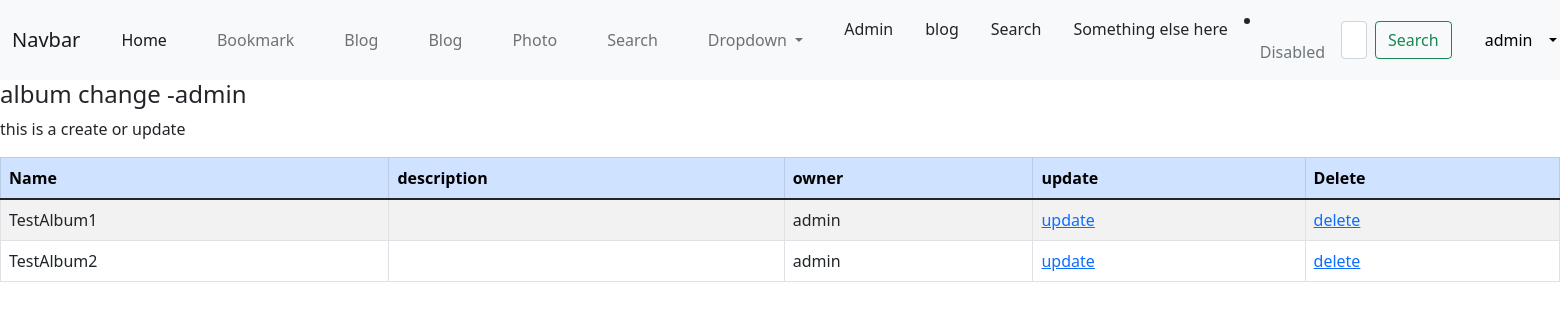
The page /photo/album/add/ (signed in) on the database its author committed.
### photo/models.py (models this page shows, shortened)
class Album(models.Model):
    name=models.CharField(max_length=30)
    description = models.CharField('One Line Description',max_length=100, blank=True )
    owner = models.ForeignKey('auth.User', on_delete=models.CASCADE, verbose_name='OWNER', blank=True, null=True )
    class Meta:
        ordering=('name',)

### photo/views.py (the view)
# urls.py: path('album/add/',views.AlbumphotoCV.as_view(), name='album_add'),
class AlbumphotoCV(LoginRequiredMixin, ListView):
    model = Album
    template_name = 'photo/album_change_list.html'
    def get_queryset(self):
        return Album.objects.filter(owner=self.request.user)

### photo/templates/photo/album_change_list.html (shortened to what this page needs)
{% extends 'base.html' %}
{% block content %}
<h4>album change -{{user}}</h4>
<p class='font-italic'>this is a create or update</p>
<table class='table table-bordered table-condensed table-striped'>
    <Thead>
        <tr class='table-primary'>
            <th>Name</th>
            <th>description</th>
            <th>owner</th>
            <th>update</th>
            <th>Delete</th>
        </tr>
    </Thead>
    <tbody>
        {% for item in object_list %}
        <tr>
          <td>{{item.name}}</td>
          <td>{{item.description}}</td>
          <td>{{item.owner}}</td>
          <td><a href="{% url 'photo:photo_update' item.id %}">update</a></td>
          <td><a href="{% url 'photo:photo_delete' item.id %}">delete</a></td>
        </tr>
        {% endfor %}
    </tbody>
</table>
{% endblock %}

### mysite/templates/base.html (shortened to what this page needs)
<!DOCTYPE html>
<html lang='ko'>
    <head>
        <link href="https://cdn.jsdelivr.net/npm/bootstrap@5.1.3/dist/css/bootstrap.min.css" rel="stylesheet">
    </head>
    <body>
        <nav class="navbar navbar-expand-lg navbar-light bg-light">
            <div class="container-fluid">
                <span class="navbar-brand" href="#">Navbar</span>
                <div class="collapse navbar-collapse" id="navbarSupportedContent">
                    <ul class="navbar-nav me-auto mb-2 mb-lg-0">
                        <li class="nav-item mx-1 btn btn-pimary">
                            <a class="nav-link active" aria-current="page" href="{% url 'home' %}">Home</a>
                        </li>
                        <li class="nav-item mx-1 btn btn-pimary">
                            <a class="nav-link" href="{% url 'bookmark:index' %}">Bookmark</a>
                        </li>
                        <li class="nav-item mx-1 btn btn-pimary">
                            <a class="nav-link" href="{% url 'blog:index' %}">Blog</a>
                        </li>
                        <li class="nav-item mx-1 btn btn-pimary">
                            <a class="nav-link" href="{% url 'blog:index' %}">Blog</a>
                        </li>
                        <li class="nav-item mx-1 btn btn-pimary">
                            <a class="nav-link" href="{% url 'photo:index' %}">Photo</a>
                        </li>
                        <li class="nav-item mx-1 btn btn-pimary">
                            <a class="nav-link"href="{% url 'blog:search' %}">Search</a>
                        </li>
                        <li class="nav-item dropdown mx-1 btn btn-pimary">
                            <a class="nav-link dropdown-toggle" href="#" id="navbarDropdown" role="button" data-toggle="dropdown" aria-expanded="false">
                            Dropdown
                            </a>
                            <div class="dropdown-menu" aria-labelledby="navbarDropdown">
                                <li><a class="dropdown-item" href="{% url 'admin:index' %}">Admin</a></li>
                                <li><a class="dropdown-item" href="{% url 'blog:post_archive' %}">blog</a></li>
                                <li><a class="dropdown-item" href="{% url 'blog:search' %}">Search</a></li>
                                <li><a class="dropdown-item" href="#">Something else here</a></li>
                            </div>
                        </li>
                        <li class="nav-item">
                            <a class="nav-link disabled">Disabled</a>
                        </li>
                    </ul>
                    <form class="d-flex" action="" method="post">
                        <input class="form-control me-2" type="search" placeholder="global_Search" aria-label="Search">
                        <button class="btn btn-outline-success" type="submit">Search</button>
                    </form>
                    <ul class='navbar-nav ml-5 mr-5'>
                        <li class='nav-item dropdown mx-1 btn btn-ptimary'>
                            {% if user.is_active %}
                                <a class='nav-link dropdown-toggle text-black' href='#' data-toggle='dropdown'>
                                    &ensp;{% firstof user.get_shor_name user.get_username %}&ensp;
                                </a>
                            {% endif %}
                        </li>
                    </ul>
                </div>
            </div>
        </nav>
        {% block content %}
        {% endblock %}
    </body>
</html>

### rows shown on the page
Album: name "TestAlbum1", owner "admin"
Album: name "TestAlbum2", owner "admin"

### other values the page prints
{{ user }} "admin"
